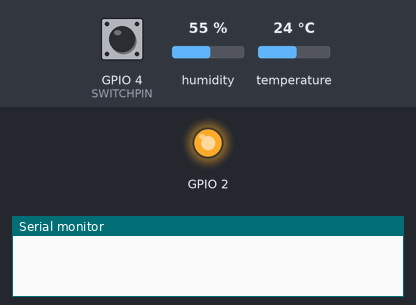
The sketch below on a simulated ESP8266 (NodeMCU). Parts: output pins drawn as LEDs (lit = HIGH, except the on-board LED, lit = LOW), the last lines printed to the serial monitor. The inputs (shaded band) are chosen by the test bench; at power-on: GPIO 4 (SWITCHPIN) HIGH, humidity 55 %, temperature 24 °C. WiFi joins after 1.5 s; servers stay silent unless stated; uploads are accepted with an empty reply; the local clock reads 2024-03-15 10:24:30 at power-on unless the sketch sets it; storage starts empty.

Above: at 0.0 s.
At 0.7 s:
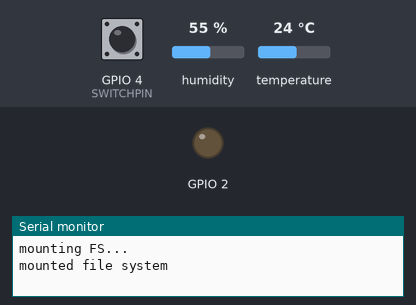
Timing chart, 0 to 2.7 s (numbered marks = the images above):
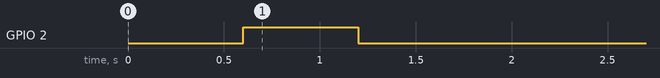

The sketch:

origSketch.ino
```cpp
#include <FS.h>

#include <ESP8266WiFi.h>          //https://github.com/esp8266/Arduino

//needed for library
#include <DNSServer.h>
#include <ESP8266WebServer.h>
#include <WiFiManager.h>          //https://github.com/tzapu/WiFiManager

#include <ESP8266HTTPClient.h>
#include <time.h>
#include <ArduinoJson.h>          //https://github.com/bblanchon/ArduinoJson

//for LED status
#include <Ticker.h>
Ticker ticker;

// For NTP
#include <NtpClientLib.h>
//#define ARDUINO_ARCH_ESP8266

#include <Adafruit_Sensor.h>
//for DHT22
#include <DHT.h>
#define DHTPIN 5     // what digital pin the DHT22 is conected to
#define DHTTYPE DHT22   // there are multiple kinds of DHT sensors

#define SWITCHPIN 4

// GLOBALS
#define TEMP_READ_INTERVAL 10
char elasticsearch_url[40] = "elasticsearch.weshouse:9200";
char location[40] = "weshouse";
bool ntpSynced = false;

void tick()
{
  //toggle state
  int state = digitalRead(BUILTIN_LED);  // get the current state of GPIO1 pin
  digitalWrite(BUILTIN_LED, !state);     // set pin to the opposite state
}

// Make sure we have NTP sync before sending data
void processSyncEvent (NTPSyncEvent_t ntpEvent) {
    if (ntpEvent) {
        Serial.print ("Time Sync error: ");
        if (ntpEvent == noResponse)
            Serial.println ("NTP server not reachable");
        else if (ntpEvent == invalidAddress)
            Serial.println ("Invalid NTP server address");
    } else {
        Serial.print ("Got NTP time: ");
        Serial.println (NTP.getTimeDateString (NTP.getLastNTPSync ()));
        ntpSynced = true;
    }
}

bool okToReadFromDHT22 = false;
void readDHT22()
{
  okToReadFromDHT22 = false;
  DHT dht(DHTPIN, DHTTYPE);
  float h = dht.readHumidity();
  float f = dht.readTemperature(true);

  if (isnan(h) || isnan(f))
  {
    Serial.println("Failed to read from DHT sensor or NTP not synced!");
  }
  else
  {
    // Compute heat index
    float hif = dht.computeHeatIndex(f, h);
    Serial.print("Humidity: ");
    Serial.print(h);
    Serial.print(" %\t");
    Serial.print(f);
    Serial.print(" *F\t");
    Serial.print("Heat index: ");
    Serial.print(hif);
    Serial.println(" *F");

    //getDateStr() returns: 03/03/2018
    //getTimeDateString() return: 07:15:12 03/03/2018
    int hour=0, minute=0, second=0, month=0, day=0, year=0;
    sscanf(NTP.getTimeDateString().c_str(),
           "%02d:%02d:%02d %02d/%02d/%04d",
           &hour, &minute, &second,
           &day, &month, &year);

    int httpCode = -1;
    char fullUrl[128] = {0};
    sprintf(fullUrl,
            "http://elasticsearch.weshouse:9200/tempsensor-%s-%04d.%02d.%02d/doc",
            location,
            year, month, day);
    Serial.println(fullUrl);
    HTTPClient http;
    http.begin(fullUrl);

    char timestamp[64] = {0};
    sprintf(timestamp,
            "%04d-%02d-%02dT%02d:%02d:%02dZ",
            year, month, day,
            hour, minute, second);
    DynamicJsonBuffer jsonBuffer;
    JsonObject& json = jsonBuffer.createObject();
    json["location"] = location;
    json["temp"] = f;
    json["humidity"] = h;
    json["heat_index"] = hif;
    json["@timestamp"] = timestamp;

    http.addHeader("Content-Type", String("application/json"));

    char jsonHTTPBuffer[128];
    json.printTo(jsonHTTPBuffer);
    httpCode = http.POST(jsonHTTPBuffer);
    Serial.printf("[%d] %s\n", httpCode, http.getString().c_str());
    Serial.printf("NTP.getTimeDateString: %s\n", NTP.getTimeDateString().c_str());
//    Serial.printf("NTP.getDateString: %s", NTP.getDateStr().c_str());
    http.end();
  }

  return;
}

void setOkToReadFromDHT22()
{
  okToReadFromDHT22 = true;
}

//gets called when WiFiManager enters configuration mode
void configModeCallback (WiFiManager *myWiFiManager) {
  Serial.println("Entered config mode");
  Serial.println(WiFi.softAPIP());
  //if you used auto generated SSID, print it
  Serial.println(myWiFiManager->getConfigPortalSSID());
  //entered config mode, make led toggle faster
  ticker.attach(0.2, tick);
}

bool shouldSaveConfig = false;

//callback notifying us of the need to save config
void saveConfigCallback () {
  Serial.println("Should save config");
  shouldSaveConfig = true;
}

void loadFromFS()
{
  // If we fail to mount, format it first
  if (!SPIFFS.begin())
  {
    if (!SPIFFS.format())
    {
      Serial.println("FAILED to format SPIFFS");
    }
  }

  Serial.println("mounting FS...");
  if (SPIFFS.begin()) {
    Serial.println("mounted file system");
    if (SPIFFS.exists("/config.json")) {
      //file exists, reading and loading
      Serial.println("reading config file");
      File configFile = SPIFFS.open("/config.json", "r");
      if (configFile) {
        Serial.println("opened config file");
        size_t size = configFile.size();
        // Allocate a buffer to store contents of the file.
        std::unique_ptr<char[]> buf(new char[size]);

        configFile.readBytes(buf.get(), size);
        configFile.close();
        DynamicJsonBuffer jsonBuffer;
        JsonObject& json = jsonBuffer.parseObject(buf.get());
        json.printTo(Serial);
        if (json.success()) {
          Serial.println("\nparsed json");

          strcpy(elasticsearch_url, json["elasticsearch_url"]);
          strcpy(location, json["location"]);

        } else {
          Serial.println("failed to load json config");
        }
      }
    }
  } else {
    Serial.println("failed to mount FS");
  }
}

void setup() {
  // put your setup code here, to run once:
  Serial.begin(115200);

  //set led pin as output
  pinMode(BUILTIN_LED, OUTPUT);
  pinMode(SWITCHPIN, INPUT_PULLUP);
  //digitalWrite(SWITCHPIN, HIGH);
  // start ticker with 0.5 because we start in AP mode and try to connect
  ticker.attach(0.6, tick);

  loadFromFS();

  WiFiManagerParameter custom_elasticsearch_url("elasticsearch_url", "elasticsearch.weshouse:9200", elasticsearch_url, 40);
  WiFiManagerParameter custom_location("location", "weshouse", location, 40);

  //WiFiManager
  //Local intialization. Once its business is done, there is no need to keep it around
  WiFiManager wifiManager;
  //reset settings - for testing

  if (!digitalRead(SWITCHPIN))
  {
    wifiManager.resetSettings();
  }

  wifiManager.addParameter(&custom_elasticsearch_url);
  wifiManager.addParameter(&custom_location);

  //set callback that gets called when connecting to previous WiFi fails, and enters Access Point mode
  wifiManager.setAPCallback(configModeCallback);
  wifiManager.setSaveConfigCallback(saveConfigCallback);

  //fetches ssid and pass and tries to connect
  //if it does not connect it starts an access point with the specified name
  //here  "AutoConnectAP"
  //and goes into a blocking loop awaiting configuration
  if (!wifiManager.autoConnect()) {
    Serial.println("failed to connect and hit timeout");
    //reset and try again, or maybe put it to deep sleep
    ESP.reset();
    delay(1000);
  }

  //if you get here you have connected to the WiFi
  Serial.println("connected to wifi");
  ticker.detach();

  if (shouldSaveConfig)
  {
    // Update defaults
    strcpy(elasticsearch_url, custom_elasticsearch_url.getValue());
    strcpy(location, custom_location.getValue());

    Serial.println("saving config to fs");
    DynamicJsonBuffer jsonBuffer;
    JsonObject& json = jsonBuffer.createObject();
    json["elasticsearch_url"] = elasticsearch_url;
    json["location"] = location;

    File configFile = SPIFFS.open("/config.json", "w");
    if (!configFile) {
      Serial.println("failed to open config file for writing");
    }

    json.printTo(Serial);
    json.printTo(configFile);
    configFile.close();
  }

  // Setup NTP
  //NTP.begin("pool.ntp.org", -6, true, 0);
  NTP.begin();
  NTP.onNTPSyncEvent ([](NTPSyncEvent_t event) {
    processSyncEvent (event);
    });

  // Setup temp read ticker
  ticker.attach(TEMP_READ_INTERVAL, setOkToReadFromDHT22);

  //keep LED on
  digitalWrite(BUILTIN_LED, LOW);
  okToReadFromDHT22 = true;
}

void loop() {
  // put your main code here, to run repeatedly:
  if (okToReadFromDHT22)
  {
    readDHT22();
  }

  delay(1);
}
```
